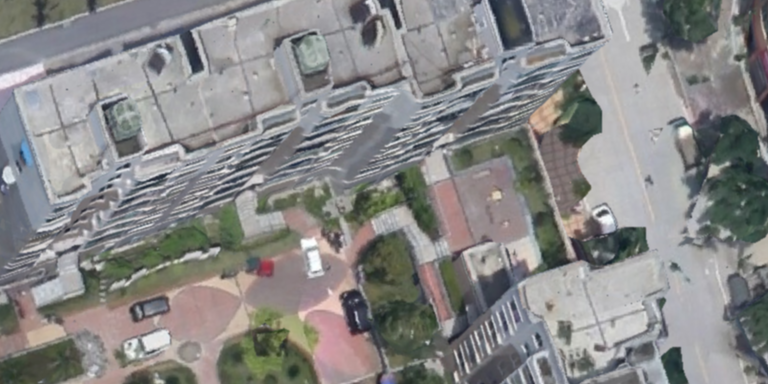
//> input picture Baseline_hw_imgs/left.png, 768 x 384 px
$ ./xf_sgbm_tb ../Baseline_hw_imgs/left.png ../Baseline_hw_imgs/right.png   (built with g++ and OpenCV 4)
//> lines starting //> are read from the running program, lines starting //| are printed output that depends on the picture
*
 * Copyright (C) 2019-2022, Xilinx, Inc.
 * Copyright (C) 2022-2026, Advanced Micro Devices, Inc.
 *
 * Licensed under the Apache License, Version 2.0 (the "License");
 // [341 lines left out: functions compute_census_transform, compute_hamming_distance, compute_init_cost, init_Lr, find_minLri, find_min and 6 more, not called in this run]

int main(int argc, char** argv) {
    if (argc != 3) {
        fprintf(stderr, "Usage: %s <INPUT IMAGE PATH 1> <INPUT IMAGE PATH 2>\n", argv[0]);
        return EXIT_FAILURE;
    }

    cv::Mat in_imgL, in_imgR, hls_out;

    // Reading in images:
    in_imgL = cv::imread(argv[1], 0);
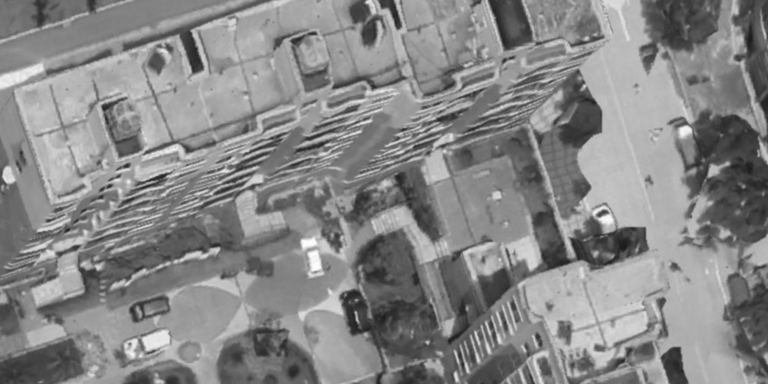
//> in_imgL: 384 rows x 768 cols, CV_8UC1; min 25, max 253, mean 135.3
    in_imgR = cv::imread(argv[2], 0);
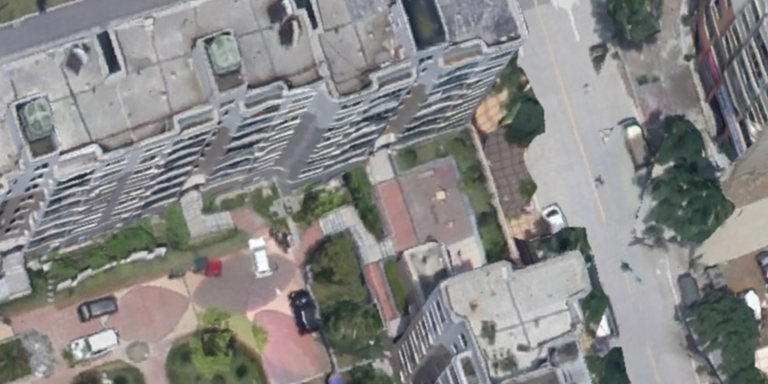
//> input picture Baseline_hw_imgs/right.png, 768 x 384 px
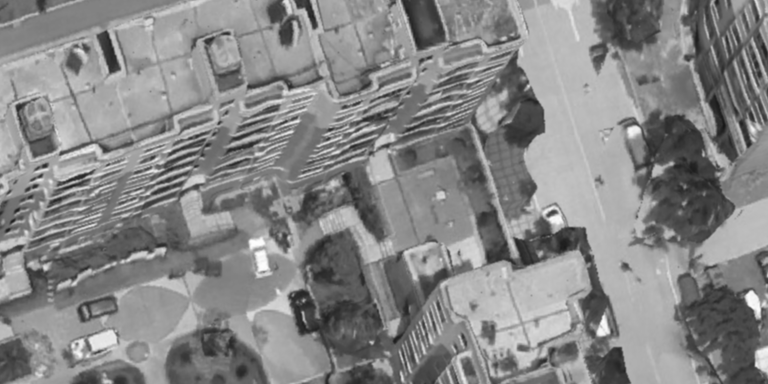
//> in_imgR: 384 rows x 768 cols, CV_8UC1; min 23, max 253, mean 134.9

    if (in_imgL.data == NULL) {
        fprintf(stderr, "ERROR: Cannot open image %s\n ", argv[1]);
        return EXIT_FAILURE;
    }
    if (in_imgR.data == NULL) {
        fprintf(stderr, "ERROR: Cannot open image %s\n ", argv[2]);
        return EXIT_FAILURE;
    }

    // Allocate memory for the output of kernel:
    hls_out.create(in_imgL.rows, in_imgL.cols, CV_16UC1);

    // Parameters initialization:
//> (the run ends here: the program needs code that is not available in this run, at `unsigned char small_penalty = SMALL_PENALTY;`)
